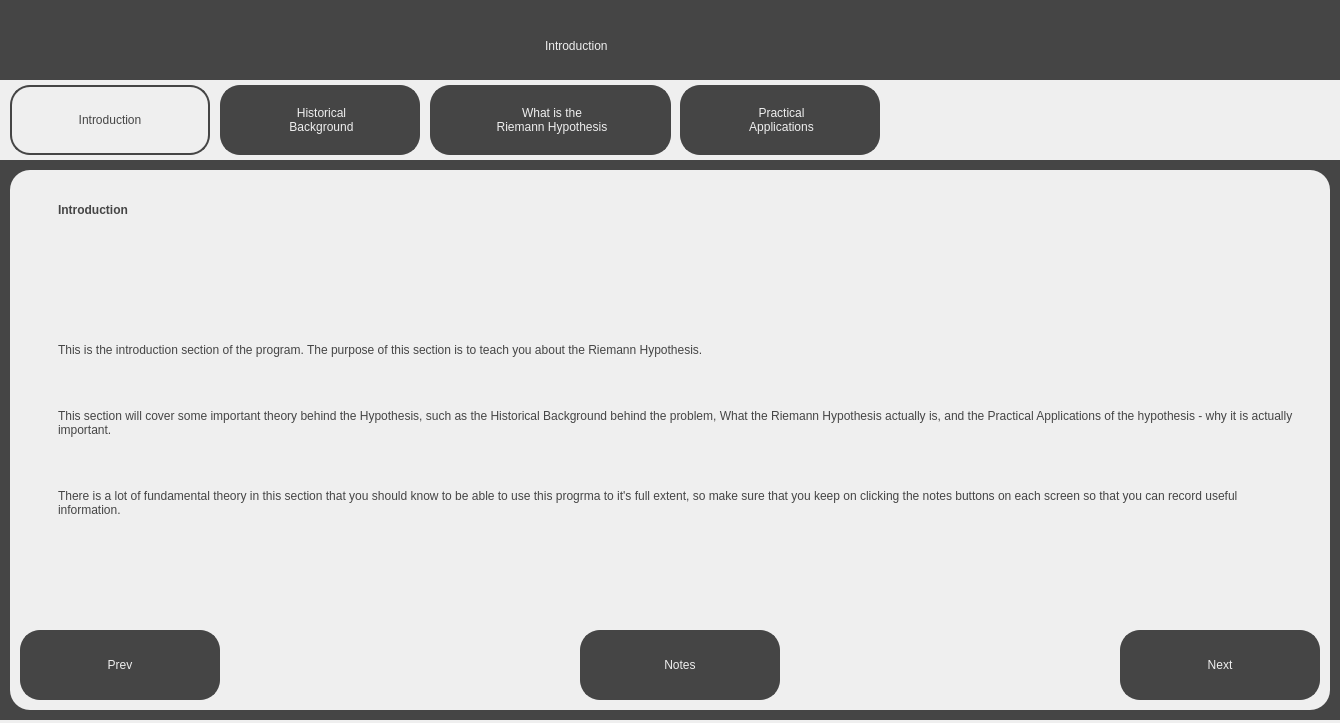
<?xml version="1.0" encoding="UTF-8"?>
<ui version="4.0">
 <class>IntroductionScreen</class>
 <widget class="QDialog" name="IntroductionScreen">
  <property name="geometry">
   <rect>
    <x>0</x>
    <y>0</y>
    <width>1340</width>
    <height>723</height>
   </rect>
  </property>
  <property name="windowTitle">
   <string>Visualising the Riemann Hypothesis - Introduction</string>
  </property>
  <property name="sizeGripEnabled">
   <bool>false</bool>
  </property>
  <widget class="QWidget" name="widget" native="true">
   <property name="geometry">
    <rect>
     <x>0</x>
     <y>0</y>
     <width>1340</width>
     <height>720</height>
    </rect>
   </property>
   <property name="styleSheet">
    <string notr="true">background-color: rgb(69, 69, 69);</string>
   </property>
   <widget class="QLabel" name="Title">
    <property name="geometry">
     <rect>
      <x>545</x>
      <y>20</y>
      <width>251</width>
      <height>51</height>
     </rect>
    </property>
    <property name="styleSheet">
     <string notr="true">font: 36pt &quot;Sans Serif&quot;; color:rgb(239, 239, 239)</string>
    </property>
    <property name="text">
     <string>Introduction</string>
    </property>
   </widget>
   <widget class="QWidget" name="TabBar" native="true">
    <property name="geometry">
     <rect>
      <x>0</x>
      <y>80</y>
      <width>1340</width>
      <height>80</height>
     </rect>
    </property>
    <property name="styleSheet">
     <string notr="true">background-color: rgb(239, 239, 239);</string>
    </property>
    <widget class="QPushButton" name="IntroductionTab">
     <property name="geometry">
      <rect>
       <x>10</x>
       <y>5</y>
       <width>200</width>
       <height>70</height>
      </rect>
     </property>
     <property name="cursor">
      <cursorShape>PointingHandCursor</cursorShape>
     </property>
     <property name="styleSheet">
      <string notr="true">border: 2px solid;
border-radius: 20px;
border-color:rgb(69, 69, 69);
background-color: rgb(239, 239, 239);
font: 18pt &quot;Sans Serif&quot;; color:rgb(69, 69, 69);
</string>
     </property>
     <property name="text">
      <string>Introduction</string>
     </property>
    </widget>
    <widget class="QLabel" name="HistoricalBackgroundLabel">
     <property name="geometry">
      <rect>
       <x>220</x>
       <y>5</y>
       <width>200</width>
       <height>70</height>
      </rect>
     </property>
     <property name="styleSheet">
      <string notr="true">border: 2px solid;
border-radius: 20px;
border-color:rgb(69, 69, 69);
background-color: rgb(69, 69, 69);
font: 18pt &quot;Sans Serif&quot;; color:rgb(239, 239, 239);
</string>
     </property>
     <property name="text">
      <string>&lt;html&gt;&lt;head/&gt;&lt;body&gt;&lt;p align=&quot;center&quot;&gt;Historical&lt;br&gt;Background&lt;/p&gt;&lt;/body&gt;&lt;/html&gt;</string>
     </property>
    </widget>
    <widget class="QPushButton" name="HistoricalBackgroundTab">
     <property name="geometry">
      <rect>
       <x>220</x>
       <y>5</y>
       <width>200</width>
       <height>70</height>
      </rect>
     </property>
     <property name="cursor">
      <cursorShape>PointingHandCursor</cursorShape>
     </property>
     <property name="styleSheet">
      <string notr="true">border-radius: 20px;
background-color: rgba(0, 0, 0, 0);
font: 18pt &quot;Sans Serif&quot;;
</string>
     </property>
     <property name="text">
      <string/>
     </property>
    </widget>
    <widget class="QPushButton" name="WhatIsTheRHTab">
     <property name="geometry">
      <rect>
       <x>430</x>
       <y>5</y>
       <width>240</width>
       <height>70</height>
      </rect>
     </property>
     <property name="cursor">
      <cursorShape>PointingHandCursor</cursorShape>
     </property>
     <property name="styleSheet">
      <string notr="true">border-radius: 20px;
background-color: rgba(0, 0, 0, 0);
font: 18pt &quot;Sans Serif&quot;;
</string>
     </property>
     <property name="text">
      <string/>
     </property>
    </widget>
    <widget class="QLabel" name="WhatIsTheRHLabel">
     <property name="geometry">
      <rect>
       <x>430</x>
       <y>5</y>
       <width>241</width>
       <height>70</height>
      </rect>
     </property>
     <property name="styleSheet">
      <string notr="true">border: 2px solid;
border-radius: 20px;
border-color:rgb(69, 69, 69);
background-color: rgb(69, 69, 69);
font: 18pt &quot;Sans Serif&quot;; color:rgb(239, 239, 239);
</string>
     </property>
     <property name="text">
      <string>&lt;html&gt;&lt;head/&gt;&lt;body&gt;&lt;p align=&quot;center&quot;&gt;What is the&lt;br&gt;Riemann Hypothesis&lt;/p&gt;&lt;/body&gt;&lt;/html&gt;</string>
     </property>
    </widget>
    <widget class="QLabel" name="PracticalApplicationsLabel">
     <property name="geometry">
      <rect>
       <x>680</x>
       <y>5</y>
       <width>200</width>
       <height>70</height>
      </rect>
     </property>
     <property name="styleSheet">
      <string notr="true">border: 2px solid;
border-radius: 20px;
border-color:rgb(69, 69, 69);
background-color: rgb(69, 69, 69);
font: 18pt &quot;Sans Serif&quot;; color:rgb(239, 239, 239);
</string>
     </property>
     <property name="text">
      <string>&lt;html&gt;&lt;head/&gt;&lt;body&gt;&lt;p align=&quot;center&quot;&gt;Practical&lt;br&gt;Applications&lt;/p&gt;&lt;/body&gt;&lt;/html&gt;</string>
     </property>
    </widget>
    <widget class="QPushButton" name="PracticalApplicationsTab">
     <property name="geometry">
      <rect>
       <x>680</x>
       <y>5</y>
       <width>201</width>
       <height>70</height>
      </rect>
     </property>
     <property name="cursor">
      <cursorShape>PointingHandCursor</cursorShape>
     </property>
     <property name="styleSheet">
      <string notr="true">border-radius: 20px;
background-color: rgba(0, 0, 0, 0);
font: 18pt &quot;Sans Serif&quot;;
</string>
     </property>
     <property name="text">
      <string/>
     </property>
    </widget>
    <zorder>WhatIsTheRHLabel</zorder>
    <zorder>IntroductionTab</zorder>
    <zorder>HistoricalBackgroundLabel</zorder>
    <zorder>HistoricalBackgroundTab</zorder>
    <zorder>WhatIsTheRHTab</zorder>
    <zorder>PracticalApplicationsLabel</zorder>
    <zorder>PracticalApplicationsTab</zorder>
   </widget>
   <widget class="QWidget" name="MainWidget" native="true">
    <property name="geometry">
     <rect>
      <x>10</x>
      <y>170</y>
      <width>1320</width>
      <height>540</height>
     </rect>
    </property>
    <property name="styleSheet">
     <string notr="true">background-color: rgb(239, 239, 239);
border-radius: 20px;</string>
    </property>
    <widget class="QPushButton" name="PrevButton">
     <property name="geometry">
      <rect>
       <x>10</x>
       <y>460</y>
       <width>200</width>
       <height>70</height>
      </rect>
     </property>
     <property name="cursor">
      <cursorShape>PointingHandCursor</cursorShape>
     </property>
     <property name="styleSheet">
      <string notr="true">border: 2px solid;
border-radius: 20px;
border-color:rgb(69, 69, 69);
background-color: rgb(69, 69, 69);
font: 18pt &quot;Sans Serif&quot;; color:rgb(239, 239, 239);
</string>
     </property>
     <property name="text">
      <string>Prev</string>
     </property>
    </widget>
    <widget class="QPushButton" name="NextButton">
     <property name="geometry">
      <rect>
       <x>1110</x>
       <y>460</y>
       <width>200</width>
       <height>70</height>
      </rect>
     </property>
     <property name="cursor">
      <cursorShape>PointingHandCursor</cursorShape>
     </property>
     <property name="styleSheet">
      <string notr="true">border: 2px solid;
border-radius: 20px;
border-color:rgb(69, 69, 69);
background-color: rgb(69, 69, 69);
font: 18pt &quot;Sans Serif&quot;; color:rgb(239, 239, 239);
</string>
     </property>
     <property name="text">
      <string>Next</string>
     </property>
    </widget>
    <widget class="QLabel" name="SubTitleText">
     <property name="geometry">
      <rect>
       <x>40</x>
       <y>20</y>
       <width>381</width>
       <height>41</height>
      </rect>
     </property>
     <property name="styleSheet">
      <string notr="true">font: 25pt &quot;Sans Serif&quot;; color:rgb(69, 69, 69);
background-color: rgb(239, 239, 239); padding: 5px;</string>
     </property>
     <property name="text">
      <string>&lt;html&gt;&lt;head/&gt;&lt;body&gt;&lt;p&gt;&lt;span style=&quot; font-weight:600;&quot;&gt;Introduction&lt;/span&gt;&lt;/p&gt;&lt;/body&gt;&lt;/html&gt;</string>
     </property>
    </widget>
    <widget class="QLabel" name="MainText">
     <property name="geometry">
      <rect>
       <x>40</x>
       <y>60</y>
       <width>1251</width>
       <height>401</height>
      </rect>
     </property>
     <property name="styleSheet">
      <string notr="true">font: 13pt &quot;Sans Serif&quot;; color:rgb(69, 69, 69);
background-color: rgb(239, 239, 239); padding: 5px;</string>
     </property>
     <property name="text">
      <string>&lt;html&gt;&lt;head/&gt;&lt;body&gt;&lt;p&gt;This is the introduction section of the program. The purpose of this section is to teach you about the Riemann Hypothesis.&lt;/p&gt;&lt;p&gt;&lt;br/&gt;&lt;/p&gt;&lt;p&gt;This section will cover some important theory behind the Hypothesis, such as the Historical Background behind the problem, What the Riemann Hypothesis actually is, and the Practical Applications of the hypothesis - why it is actually important.&lt;/p&gt;&lt;p&gt;&lt;br/&gt;&lt;/p&gt;&lt;p&gt;There is a lot of fundamental theory in this section that you should know to be able to use this progrma to it's full extent, so make sure that you keep on clicking the notes buttons on each screen so that you can record useful information.&lt;/p&gt;&lt;/body&gt;&lt;/html&gt;</string>
     </property>
     <property name="wordWrap">
      <bool>true</bool>
     </property>
    </widget>
    <widget class="QPushButton" name="NotesButton">
     <property name="geometry">
      <rect>
       <x>570</x>
       <y>460</y>
       <width>200</width>
       <height>70</height>
      </rect>
     </property>
     <property name="cursor">
      <cursorShape>PointingHandCursor</cursorShape>
     </property>
     <property name="styleSheet">
      <string notr="true">border: 2px solid;
border-radius: 20px;
border-color:rgb(69, 69, 69);
background-color: rgb(69, 69, 69);
font: 18pt &quot;Sans Serif&quot;; color:rgb(239, 239, 239);
</string>
     </property>
     <property name="text">
      <string>Notes</string>
     </property>
    </widget>
    <zorder>SubTitleText</zorder>
    <zorder>MainText</zorder>
    <zorder>PrevButton</zorder>
    <zorder>NextButton</zorder>
    <zorder>NotesButton</zorder>
   </widget>
  </widget>
 </widget>
 <resources/>
 <connections/>
</ui>
